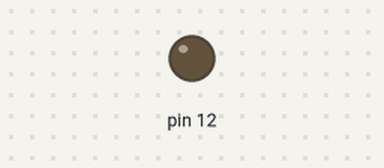
Recording of a sketch running on a simulated Arduino Uno, built with avr-gcc and run on an emulated ATmega328P. Parts: output pins drawn as LEDs (lit = HIGH). Sleep ends after the set time or at an interrupt; random numbers use the default seed unless the sketch sets one.

Above: at 0.05 s.
Timing chart, 0 to 3.0 s (numbered marks = the images above):
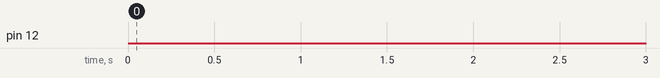

Measured:
- by itself, pin 12: LOW → HIGH at 8.2 s, → LOW 0.30 s later, → HIGH 0.30 s later, → LOW 0.30 s later, … (407 changes in this stretch)

The sketch:

LittleUselessBox.ino
```cpp
/***************************************************
*  An Example of the little Useless box
***************************************************/

#include <avr/sleep.h>
#include <avr/power.h>
#include <avr/wdt.h>

long delayHalfSeconds;
bool watchdogActivated = true;


// Define watchdog timer interrupt.
ISR(WDT_vect)
{
  // Set the watchdog activated flag.
  // Note that you shouldn't do much work inside an interrupt handler.
  watchdogActivated = true;
}

// Put the Arduino to sleep.
void sleep()
{
  // Set sleep to full power down.  Only external interrupts or
  // the watchdog timer can wake the CPU!
  set_sleep_mode(SLEEP_MODE_PWR_DOWN);

  // Turn off the peripherals while asleep.
  power_adc_disable();
  power_spi_disable();

  // Enable sleep and enter sleep mode.
  sleep_mode();

  // CPU is now asleep and program execution completely halts!
  // Once awake, execution will resume at this point.

  // When awake, disable sleep mode and turn on all devices.
  sleep_disable();
  power_all_enable();
}

void setup() {
  //Reset the watchdog flag
  watchdogActivated = false;

  //Set the output pinmode
  pinMode(12, OUTPUT);
  digitalWrite(12, 0);

  // This next section of code is timing critical, so interrupts are disabled.
  // See more details of how to change the watchdog in the ATmega328P datasheet
  // around page 50, Watchdog Timer.
  noInterrupts();

  // Set the watchdog reset bit in the MCU status register to 0.
  MCUSR &= ~(1<<WDRF);

  // Set WDCE and WDE bits in the watchdog control register.
  WDTCSR |= (1<<WDCE) | (1<<WDE);

  // Set watchdog clock prescaler bits to a value of 0.5 seconds.
  WDTCSR = (1<<WDP0) | (1<<WDP2);

  // Enable watchdog as interrupt only (no reset).
  WDTCSR |= (1<<WDIE);

  // Enable interrupts again.
  interrupts();

  //Setup the Delay between power on and Energizing the coil of the switch
  randomSeed(analogRead(0));
  delayHalfSeconds = random(2, 20);       //Min 1 sec Max 10 sec
}

void loop() {
  if(!watchdogActivated){
    for(int i = 0; i < delayHalfSeconds; i++){
       sleep();    // Go to sleep!
    }
  }
  digitalWrite(12, 1);
  digitalWrite(13, 1); // For Debugging
  delay(300);
  digitalWrite(12, 0);
  digitalWrite(13, 0); //For Debugging
  delay(300);
}
```
